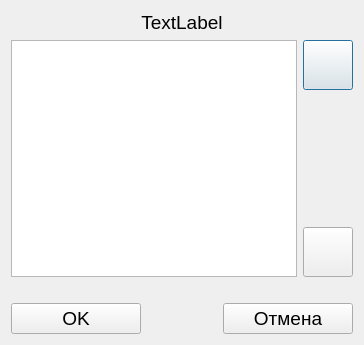
<?xml version="1.0" encoding="UTF-8"?>
<ui version="4.0">
 <class>SelectProfileDialog</class>
 <widget class="QDialog" name="SelectProfileDialog">
  <property name="geometry">
   <rect>
    <x>0</x>
    <y>0</y>
    <width>364</width>
    <height>345</height>
   </rect>
  </property>
  <property name="font">
   <font>
    <pointsize>14</pointsize>
   </font>
  </property>
  <property name="windowTitle">
   <string>Dialog</string>
  </property>
  <layout class="QGridLayout" name="gridLayout">
   <item row="0" column="0" colspan="2">
    <widget class="QLabel" name="lblTitle">
     <property name="text">
      <string>TextLabel</string>
     </property>
     <property name="alignment">
      <set>Qt::AlignCenter</set>
     </property>
    </widget>
   </item>
   <item row="1" column="1">
    <layout class="QVBoxLayout" name="verticalLayout">
     <item>
      <widget class="QPushButton" name="btnUp">
       <property name="minimumSize">
        <size>
         <width>50</width>
         <height>50</height>
        </size>
       </property>
       <property name="maximumSize">
        <size>
         <width>50</width>
         <height>50</height>
        </size>
       </property>
       <property name="text">
        <string/>
       </property>
       <property name="icon">
        <iconset resource="../../Resources.qrc">
         <normaloff>:/Images/circled-up.png</normaloff>:/Images/circled-up.png</iconset>
       </property>
       <property name="iconSize">
        <size>
         <width>42</width>
         <height>42</height>
        </size>
       </property>
      </widget>
     </item>
     <item>
      <spacer name="verticalSpacer">
       <property name="orientation">
        <enum>Qt::Vertical</enum>
       </property>
       <property name="sizeHint" stdset="0">
        <size>
         <width>20</width>
         <height>40</height>
        </size>
       </property>
      </spacer>
     </item>
     <item>
      <widget class="QPushButton" name="btnDown">
       <property name="minimumSize">
        <size>
         <width>50</width>
         <height>50</height>
        </size>
       </property>
       <property name="maximumSize">
        <size>
         <width>50</width>
         <height>50</height>
        </size>
       </property>
       <property name="text">
        <string/>
       </property>
       <property name="icon">
        <iconset resource="../../Resources.qrc">
         <normaloff>:/Images/circled-down.png</normaloff>:/Images/circled-down.png</iconset>
       </property>
       <property name="iconSize">
        <size>
         <width>42</width>
         <height>42</height>
        </size>
       </property>
      </widget>
     </item>
    </layout>
   </item>
   <item row="2" column="0">
    <spacer name="verticalSpacer_2">
     <property name="orientation">
      <enum>Qt::Vertical</enum>
     </property>
     <property name="sizeType">
      <enum>QSizePolicy::Preferred</enum>
     </property>
     <property name="sizeHint" stdset="0">
      <size>
       <width>20</width>
       <height>20</height>
      </size>
     </property>
    </spacer>
   </item>
   <item row="3" column="0" colspan="2">
    <layout class="QHBoxLayout" name="horizontalLayout">
     <item>
      <widget class="QPushButton" name="btnAccept">
       <property name="minimumSize">
        <size>
         <width>130</width>
         <height>0</height>
        </size>
       </property>
       <property name="text">
        <string>OK</string>
       </property>
       <property name="icon">
        <iconset resource="../../Resources.qrc">
         <normaloff>:/Images/ok.png</normaloff>:/Images/ok.png</iconset>
       </property>
       <property name="iconSize">
        <size>
         <width>32</width>
         <height>32</height>
        </size>
       </property>
      </widget>
     </item>
     <item>
      <spacer name="horizontalSpacer">
       <property name="orientation">
        <enum>Qt::Horizontal</enum>
       </property>
       <property name="sizeHint" stdset="0">
        <size>
         <width>40</width>
         <height>20</height>
        </size>
       </property>
      </spacer>
     </item>
     <item>
      <widget class="QPushButton" name="btnCancel">
       <property name="minimumSize">
        <size>
         <width>130</width>
         <height>0</height>
        </size>
       </property>
       <property name="text">
        <string>Отмена</string>
       </property>
       <property name="icon">
        <iconset resource="../../Resources.qrc">
         <normaloff>:/Images/delete.png</normaloff>:/Images/delete.png</iconset>
       </property>
       <property name="iconSize">
        <size>
         <width>32</width>
         <height>32</height>
        </size>
       </property>
      </widget>
     </item>
    </layout>
   </item>
   <item row="1" column="0">
    <widget class="QTableView" name="tableView"/>
   </item>
  </layout>
 </widget>
 <resources>
  <include location="../../Resources.qrc"/>
 </resources>
 <connections/>
</ui>
